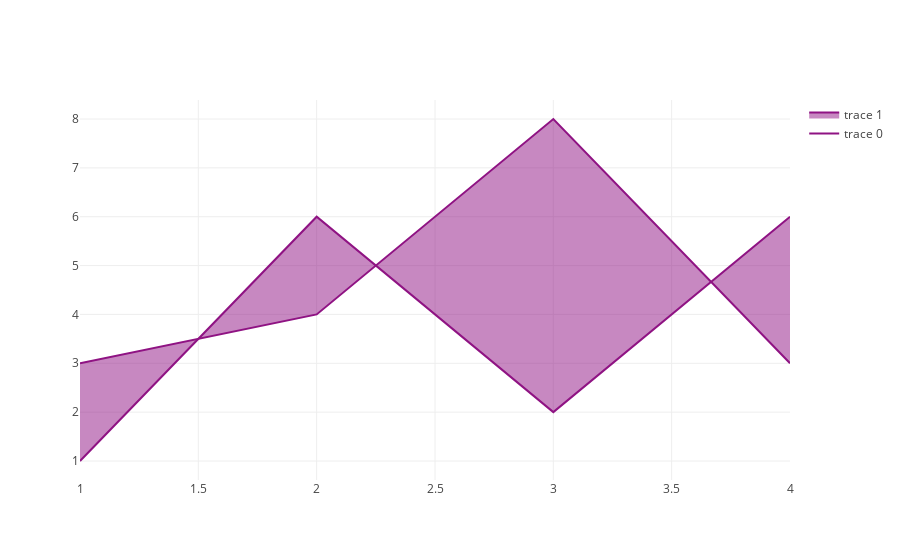

Write notebook code for a chart like this one.
### Markdown cell above
# Interior Filling for Area Chart

### Code cell
import plotly.graph_objs as go

trace0 = go.Scatter(
    x=[1, 2, 3, 4],
    y=[3, 4, 8, 3],
    fill= None,
    mode='lines',
    line=dict(
        color='rgb(143, 19, 131)',
    )
)
trace1 = go.Scatter(
    x=[1, 2, 3, 4],
    y=[1, 6, 2, 6],
    fill='tonexty',
    mode='lines',
    line=dict(
        color='rgb(143, 19, 131)',
    )
)

data = [trace0, trace1]
pyo.iplot(data, filename='filling-interior-area')

### Figure 1 — Plotly figure (JSON) as saved in the notebook; plotly's stock layout.template omitted (floating-point values rounded to 4 significant figures)
{"data": [{"line": {"color": "rgb(143, 19, 131)"}, "mode": "lines", "type": "scatter", "uid": "8d3962f6-2d6d-4880-9f90-2682636444b5", "x": [1, 2, 3, 4], "y": [3, 4, 8, 3]}, {"fill": "tonexty", "line": {"color": "rgb(143, 19, 131)"}, "mode": "lines", "type": "scatter", "uid": "5f033ad6-3753-41be-81c2-fa0438d06ef4", "x": [1, 2, 3, 4], "y": [1, 6, 2, 6]}], "layout": {}}
